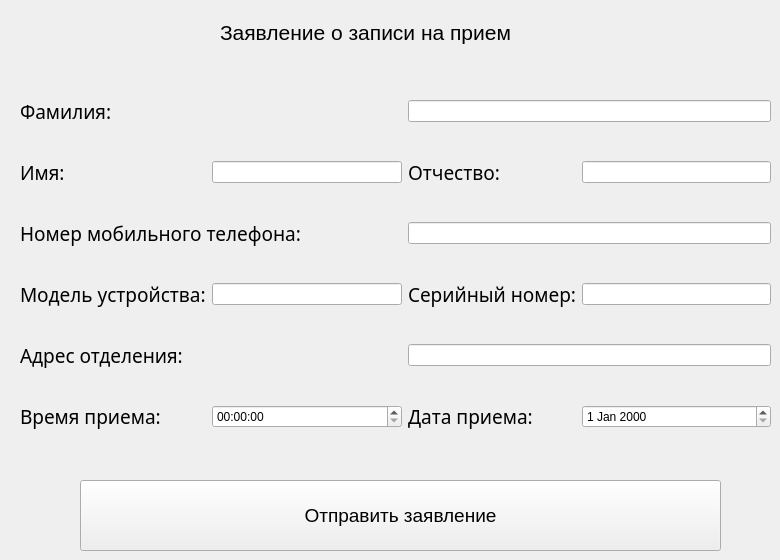
    <widget class="QWidget" name="receiptpage">
     <widget class="QPushButton" name="go_r">
      <property name="geometry">
       <rect>
        <x>80</x>
        <y>480</y>
        <width>641</width>
        <height>71</height>
       </rect>
      </property>
      <property name="font">
       <font>
        <pointsize>14</pointsize>
       </font>
      </property>
      <property name="text">
       <string>Отправить заявление</string>
      </property>
     </widget>
     <widget class="QWidget" name="layoutWidget_5">
      <property name="geometry">
       <rect>
        <x>20</x>
        <y>70</y>
        <width>751</width>
        <height>391</height>
       </rect>
      </property>
      <layout class="QGridLayout" name="gridLayout_3">
       <property name="sizeConstraint">
        <enum>QLayout::SetDefaultConstraint</enum>
       </property>
       <item row="4" column="0" colspan="2">
        <widget class="QLabel" name="label_29">
         <property name="font">
          <font>
           <family>aakar</family>
           <pointsize>14</pointsize>
          </font>
         </property>
         <property name="text">
          <string>Адрес отделения:</string>
         </property>
        </widget>
       </item>
       <item row="2" column="2" colspan="2">
        <widget class="QLineEdit" name="number_r"/>
       </item>
       <item row="0" column="0" colspan="2">
        <widget class="QLabel" name="label_30">
         <property name="font">
          <font>
           <family>aakar</family>
           <pointsize>14</pointsize>
          </font>
         </property>
         <property name="text">
          <string>Фамилия:</string>
         </property>
        </widget>
       </item>
       <item row="3" column="3">
        <widget class="QLineEdit" name="series_r"/>
       </item>
       <item row="2" column="0" colspan="2">
        <widget class="QLabel" name="label_31">
         <property name="font">
          <font>
           <family>aakar</family>
           <pointsize>14</pointsize>
          </font>
         </property>
         <property name="text">
          <string>Номер мобильного телефона:</string>
         </property>
        </widget>
       </item>
       <item row="1" column="0">
        <widget class="QLabel" name="label_23">
         <property name="minimumSize">
          <size>
           <width>70</width>
           <height>0</height>
          </size>
         </property>
         <property name="font">
          <font>
           <family>aakar</family>
           <pointsize>14</pointsize>
          </font>
         </property>
         <property name="text">
          <string>Имя:</string>
         </property>
        </widget>
       </item>
       <item row="0" column="2" colspan="2">
        <widget class="QLineEdit" name="surname_r"/>
       </item>
       <item row="3" column="0">
        <widget class="QLabel" name="label_25">
         <property name="font">
          <font>
           <family>aakar</family>
           <pointsize>14</pointsize>
          </font>
         </property>
         <property name="text">
          <string>Модель устройства:</string>
         </property>
        </widget>
       </item>
       <item row="5" column="0">
        <widget class="QLabel" name="label_27">
         <property name="font">
          <font>
           <family>aakar</family>
           <pointsize>14</pointsize>
          </font>
         </property>
         <property name="text">
          <string>Время приема:</string>
         </property>
        </widget>
       </item>
       <item row="1" column="2">
        <widget class="QLabel" name="label_24">
         <property name="font">
          <font>
           <family>aakar</family>
           <pointsize>14</pointsize>
          </font>
         </property>
         <property name="text">
          <string>Отчество:</string>
         </property>
        </widget>
       </item>
       <item row="3" column="1">
        <widget class="QLineEdit" name="model_r"/>
       </item>
       <item row="4" column="2" colspan="2">
        <widget class="QLineEdit" name="address_r"/>
       </item>
       <item row="1" column="3">
        <widget class="QLineEdit" name="patronymic_r"/>
       </item>
       <item row="3" column="2">
        <widget class="QLabel" name="label_26">
         <property name="font">
          <font>
           <family>aakar</family>
           <pointsize>14</pointsize>
          </font>
         </property>
         <property name="text">
          <string>Серийный номер:</string>
         </property>
        </widget>
       </item>
       <item row="5" column="2">
        <widget class="QLabel" name="label_28">
         <property name="font">
          <font>
           <family>aakar</family>
           <pointsize>14</pointsize>
          </font>
         </property>
         <property name="text">
          <string>Дата приема:</string>
         </property>
        </widget>
       </item>
       <item row="1" column="1">
        <widget class="QLineEdit" name="name_r">
         <property name="maximumSize">
          <size>
           <width>270</width>
           <height>16777215</height>
          </size>
         </property>
        </widget>
       </item>
       <item row="5" column="3">
        <widget class="QDateEdit" name="date_r"/>
       </item>
       <item row="5" column="1">
        <widget class="QTimeEdit" name="time_r"/>
       </item>
      </layout>
     </widget>
     <widget class="QLabel" name="label_73">
      <property name="geometry">
       <rect>
        <x>220</x>
        <y>20</y>
        <width>330</width>
        <height>25</height>
       </rect>
      </property>
      <property name="font">
       <font>
        <pointsize>16</pointsize>
       </font>
      </property>
      <property name="text">
       <string>Заявление о записи на прием</string>
      </property>
     </widget>
    </widget>
